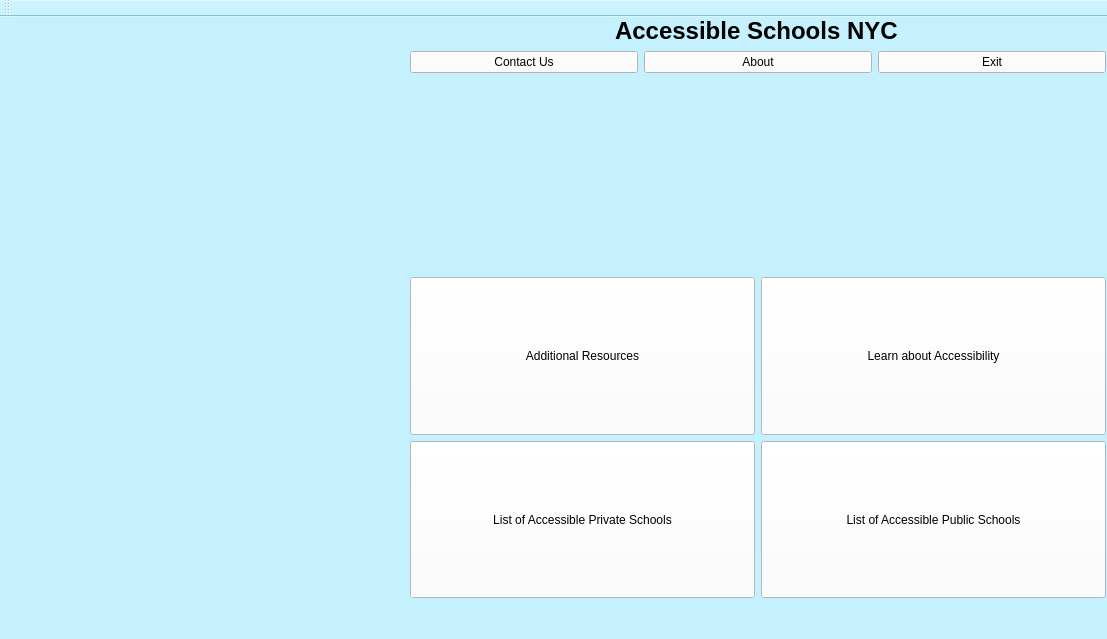
<?xml version="1.0" encoding="UTF-8"?>
<ui version="4.0">
 <class>MainWindow</class>
 <widget class="QMainWindow" name="MainWindow">
  <property name="geometry">
   <rect>
    <x>0</x>
    <y>0</y>
    <width>1107</width>
    <height>639</height>
   </rect>
  </property>
  <property name="sizePolicy">
   <sizepolicy hsizetype="Expanding" vsizetype="Expanding">
    <horstretch>0</horstretch>
    <verstretch>0</verstretch>
   </sizepolicy>
  </property>
  <property name="windowTitle">
   <string>MainWindow</string>
  </property>
  <property name="autoFillBackground">
   <bool>false</bool>
  </property>
  <property name="styleSheet">
   <string notr="true">background-color: rgb(197, 241, 255)

</string>
  </property>
  <widget class="QWidget" name="centralwidget">
   <widget class="QLabel" name="label_2">
    <property name="geometry">
     <rect>
      <x>10</x>
      <y>0</y>
      <width>391</width>
      <height>581</height>
     </rect>
    </property>
    <property name="text">
     <string/>
    </property>
    <property name="pixmap">
     <pixmap>../disbaledgirl.PNG</pixmap>
    </property>
    <property name="scaledContents">
     <bool>true</bool>
    </property>
   </widget>
   <widget class="QWidget" name="">
    <property name="geometry">
     <rect>
      <x>0</x>
      <y>0</y>
      <width>2</width>
      <height>2</height>
     </rect>
    </property>
    <layout class="QHBoxLayout" name="horizontalLayout_3"/>
   </widget>
   <widget class="QWidget" name="">
    <property name="geometry">
     <rect>
      <x>410</x>
      <y>0</y>
      <width>696</width>
      <height>581</height>
     </rect>
    </property>
    <layout class="QVBoxLayout" name="verticalLayout">
     <item>
      <widget class="QLabel" name="label">
       <property name="layoutDirection">
        <enum>Qt::LeftToRight</enum>
       </property>
       <property name="styleSheet">
        <string notr="true">font: 14pt &quot;Georgia&quot;;</string>
       </property>
       <property name="text">
        <string>&lt;h1 style=&quot;text-align:center;&quot;&gt;Accessible Schools NYC&lt;/h1&gt;

</string>
       </property>
      </widget>
     </item>
     <item>
      <layout class="QHBoxLayout" name="horizontalLayout">
       <item>
        <widget class="QPushButton" name="contactButton">
         <property name="styleSheet">
          <string notr="true">font: 14pt &quot;Georgia&quot;;
background-color:#fafbfc
</string>
         </property>
         <property name="text">
          <string>Contact Us</string>
         </property>
        </widget>
       </item>
       <item>
        <widget class="QPushButton" name="aboutButton">
         <property name="styleSheet">
          <string notr="true">background-color:#fafbfc;
font: 14pt &quot;Georgia&quot;;
</string>
         </property>
         <property name="text">
          <string>About</string>
         </property>
        </widget>
       </item>
       <item>
        <widget class="QPushButton" name="exitButton">
         <property name="styleSheet">
          <string notr="true">font: 14pt &quot;Georgia&quot;;
background-color:#fafbfc</string>
         </property>
         <property name="text">
          <string>Exit</string>
         </property>
        </widget>
       </item>
      </layout>
     </item>
     <item>
      <widget class="QTextEdit" name="textEdit">
       <property name="sizePolicy">
        <sizepolicy hsizetype="Ignored" vsizetype="Fixed">
         <horstretch>0</horstretch>
         <verstretch>0</verstretch>
        </sizepolicy>
       </property>
       <property name="minimumSize">
        <size>
         <width>0</width>
         <height>192</height>
        </size>
       </property>
       <property name="styleSheet">
        <string notr="true">font: 12pt &quot;Georgia&quot;;
text-align:center;
background-color:#0000ffff;</string>
       </property>
       <property name="html">
        <string>&lt;!DOCTYPE HTML PUBLIC &quot;-//W3C//DTD HTML 4.0//EN&quot; &quot;http://www.w3.org/TR/REC-html40/strict.dtd&quot;&gt;
&lt;html&gt;&lt;head&gt;&lt;meta name=&quot;qrichtext&quot; content=&quot;1&quot; /&gt;&lt;meta charset=&quot;utf-8&quot; /&gt;&lt;style type=&quot;text/css&quot;&gt;
p, li { white-space: pre-wrap; }
&lt;/style&gt;&lt;/head&gt;&lt;body style=&quot; font-family:'Georgia'; font-size:12pt; font-weight:400; font-style:normal;&quot;&gt;
&lt;p align=&quot;center&quot; style=&quot;-qt-paragraph-type:empty; margin-top:0px; margin-bottom:0px; margin-left:0px; margin-right:0px; -qt-block-indent:0; text-indent:0px; font-family:'Segoe UI'; font-size:9pt;&quot;&gt;&lt;br /&gt;&lt;/p&gt;&lt;/body&gt;&lt;/html&gt;</string>
       </property>
      </widget>
     </item>
     <item>
      <layout class="QGridLayout" name="gridLayout">
       <item row="0" column="1">
        <widget class="QPushButton" name="resButton_2">
         <property name="sizePolicy">
          <sizepolicy hsizetype="MinimumExpanding" vsizetype="MinimumExpanding">
           <horstretch>0</horstretch>
           <verstretch>0</verstretch>
          </sizepolicy>
         </property>
         <property name="styleSheet">
          <string notr="true">font: 14pt &quot;Georgia&quot;;
background-color:rgb(255, 255, 255);
border-color: rgb(255, 255, 255);</string>
         </property>
         <property name="text">
          <string>Additional Resources</string>
         </property>
        </widget>
       </item>
       <item row="0" column="3">
        <widget class="QPushButton" name="plist_Button">
         <property name="sizePolicy">
          <sizepolicy hsizetype="MinimumExpanding" vsizetype="MinimumExpanding">
           <horstretch>0</horstretch>
           <verstretch>0</verstretch>
          </sizepolicy>
         </property>
         <property name="styleSheet">
          <string notr="true">font: 14pt &quot;Georgia&quot;;
background-color:rgb(255, 255, 255);
border-color: rgb(255, 255, 255);</string>
         </property>
         <property name="text">
          <string>Learn about Accessibility</string>
         </property>
        </widget>
       </item>
       <item row="1" column="3">
        <widget class="QPushButton" name="pushButton">
         <property name="sizePolicy">
          <sizepolicy hsizetype="MinimumExpanding" vsizetype="MinimumExpanding">
           <horstretch>0</horstretch>
           <verstretch>0</verstretch>
          </sizepolicy>
         </property>
         <property name="styleSheet">
          <string notr="true">font: 14pt &quot;Georgia&quot;;
background-color:rgb(255, 255, 255);
border-color: rgb(255, 255, 255);</string>
         </property>
         <property name="text">
          <string>List of Accessible Public Schools</string>
         </property>
        </widget>
       </item>
       <item row="1" column="1">
        <widget class="QPushButton" name="pushButton_2">
         <property name="sizePolicy">
          <sizepolicy hsizetype="Expanding" vsizetype="Expanding">
           <horstretch>0</horstretch>
           <verstretch>0</verstretch>
          </sizepolicy>
         </property>
         <property name="styleSheet">
          <string notr="true">font: 14pt &quot;Georgia&quot;;
background-color:rgb(255, 255, 255);
border-color: rgb(255, 255, 255);</string>
         </property>
         <property name="text">
          <string>List of Accessible Private Schools</string>
         </property>
        </widget>
       </item>
      </layout>
     </item>
    </layout>
   </widget>
  </widget>
  <widget class="QMenuBar" name="menubar">
   <property name="geometry">
    <rect>
     <x>0</x>
     <y>0</y>
     <width>1107</width>
     <height>25</height>
    </rect>
   </property>
  </widget>
  <widget class="QToolBar" name="toolBar">
   <property name="windowTitle">
    <string>toolBar</string>
   </property>
   <attribute name="toolBarArea">
    <enum>TopToolBarArea</enum>
   </attribute>
   <attribute name="toolBarBreak">
    <bool>false</bool>
   </attribute>
  </widget>
 </widget>
 <resources/>
 <connections/>
</ui>
